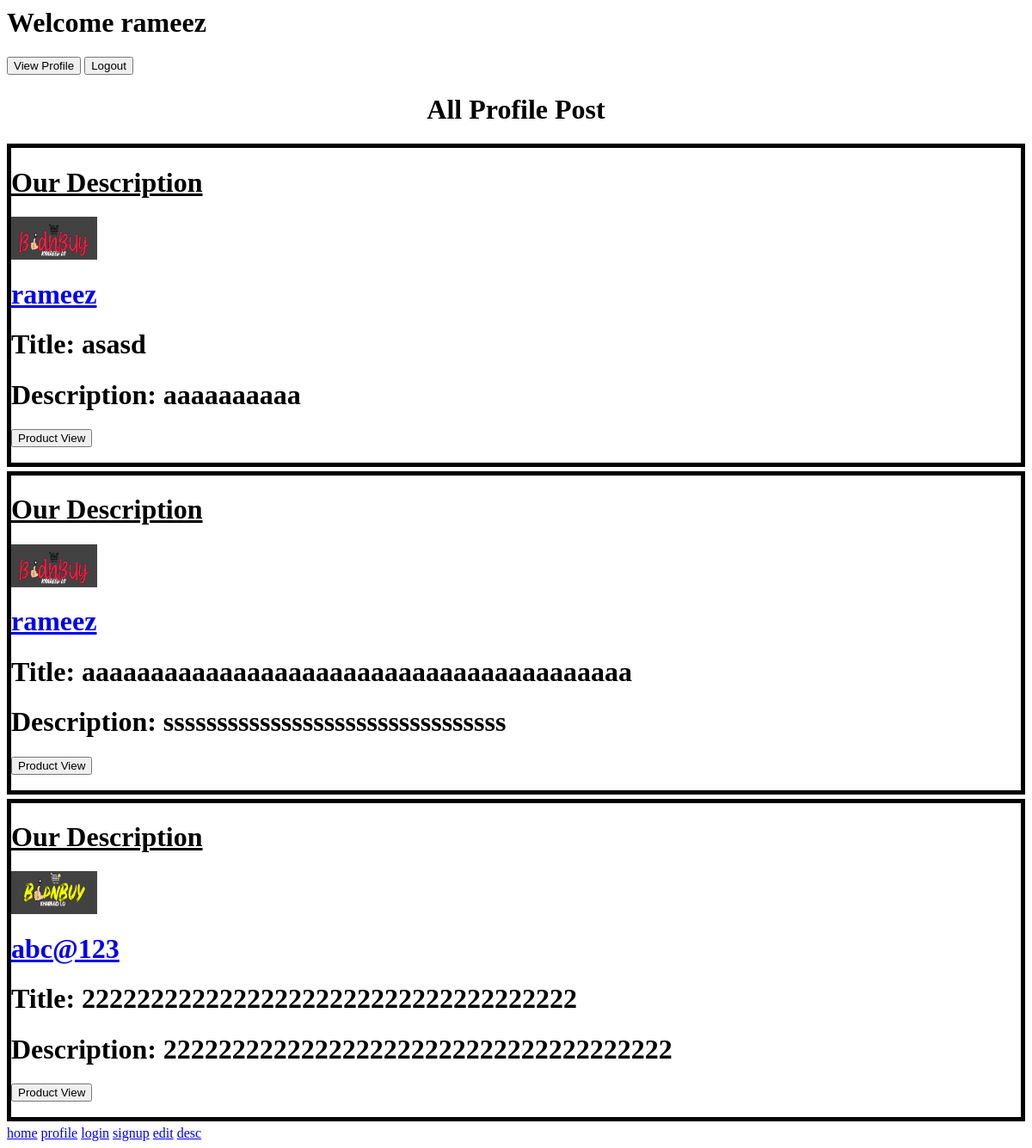
Before: / (signed in) with the older database file.
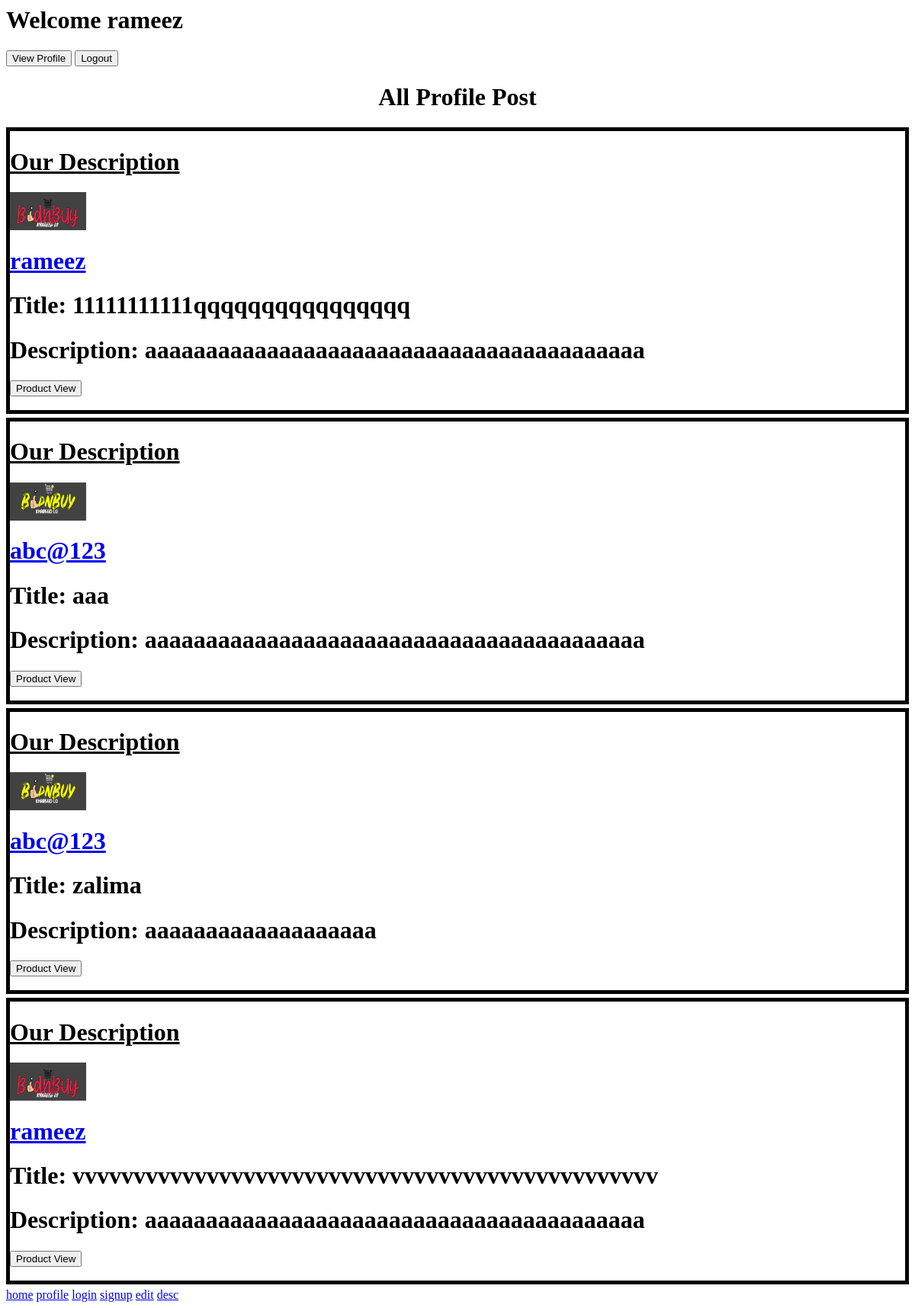
After: the same page with the newer database file.
### user_profile/models.py (models this page shows, shortened)
class Description(models.Model):
    user=models.ForeignKey(Profile,on_delete=models.CASCADE)
    title=models.CharField(max_length=10000)
    desc=models.CharField(max_length=10000)

class Profile(models.Model):
  user=models.OneToOneField(User,on_delete=models.CASCADE)
  bio=models.TextField(max_length=50,default='Your Bio')
  age=models.IntegerField(default='00')
  education=models.CharField(max_length=20, default='Your Education')
  address=models.CharField(max_length=50, default='Your Address')
  image=models.ImageField(upload_to='media/',default='profile.jpg')

### user_profile/views.py (the view)
# urls.py: 2. Add a URL to urlpatterns:  path('', views.home, name='home')
def home(request):
  descriptions=Description.objects.all()
  user=User.objects.get(id=request.user.id)
  if not Profile.objects.filter(user=user):
    Profile.objects.create(user=user)
  return render(request,'user_profile/index.html',{'descriptions':descriptions})

### templates/user_profile/index.html
{% if request.user.is_authenticated %}
<h1>Welcome {{request.user.username}}</h1>
<a href="{% url 'profile' %}"><button>View Profile</button></a>
<a href="{% url 'logout' %}"><button>Logout</button></a>
{% else %}
<h1>Please Login First To See Your Profile</h1>
<a href="{% url 'login' %}"><button>Login</button></a>
<h1>Not have an account ? </h1>
<a href="{% url 'signup' %}"><button>Sign Up</button></a>
{% endif %}
<h1 align="center">All Profile Post</h1>
{% for d in descriptions %}
<div style="border:5px solid black;margin-bottom:5px;">
<h1><u>Our Description</u></h1>
<img width="100px" height="50px" src="/media/{{d.user.image}}" alt=""><a href="{% url 'Userprofile'  d.user.id %}"><h1>{{d.user.user}}</h1></a>
<h1>Title: {{d.title}}</h1>
<h1>Description: {{d.desc}}</h1>
<a href="/products/{{ d.id }}"><button>Product View</button></a>
<br><br>
</div>
{% endfor %}
<a href="{% url 'home' %}">home</a>
<a href="{% url 'profile' %}">profile</a>
<a href="{% url 'login' %}">login</a>
<a href="{% url 'signup' %}">signup</a>
<a href="{% url 'edit' %}">edit</a>
<a href="{% url 'desc' %}">desc</a>

Changed rows visible on the page:
removed Description: user.image (picture), user.user "rameez", title "aaaaaaaaaaaaaaaaaaaaaaaaaaaaaaaaaaaaaaaa", desc "ssssssssssssssssssssssssssssssss"
removed Description: user.image (placeholder picture), user.user "abc@123", title "222222222222222222222222222222222222", desc "2222222222222222222222222222222222222"
changed Description: title "asasd" → "11111111111qqqqqqqqqqqqqqqq"; desc "aaaaaaaaaa" → "aaaaaaaaaaaaaaaaaaaaaaaaaaaaaaaaaaaaaaaaa"
added Description: user.image (placeholder picture), user.user "abc@123", title "aaa", desc "aaaaaaaaaaaaaaaaaaaaaaaaaaaaaaaaaaaaaaaaa"
added Description: user.image (placeholder picture), user.user "abc@123", title "zalima", desc "aaaaaaaaaaaaaaaaaaa"
added Description: user.image (picture), user.user "rameez", title "vvvvvvvvvvvvvvvvvvvvvvvvvvvvvvvvvvvvvvvvvvvvvvvv", desc "aaaaaaaaaaaaaaaaaaaaaaaaaaaaaaaaaaaaaaaaa"
